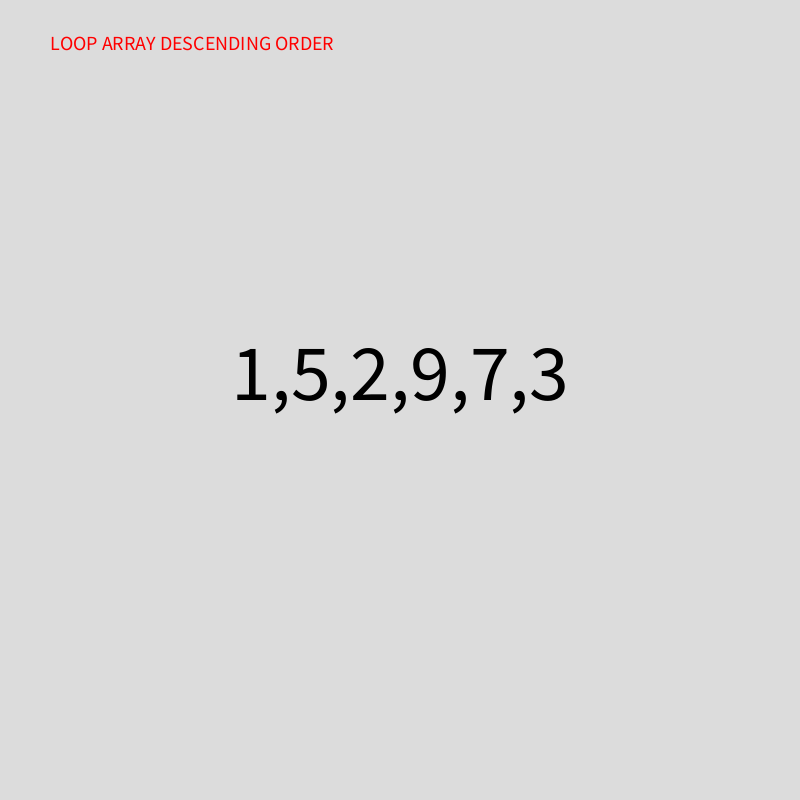
Frame 1 (no input)
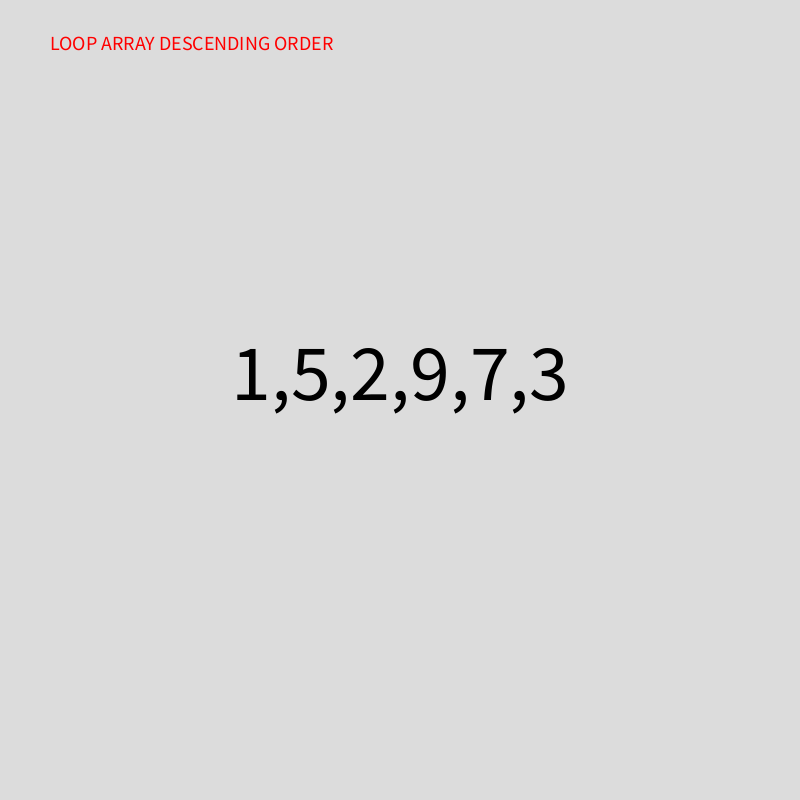
Frame 60 (the mouse pressed at the canvas centre just before this capture)
Frame 120 (the mouse held since frame 60 and released just before this capture): identical to frame 60, image omitted

The Processing sketch that drew these frames (run headless with seeded random() and noise(); from frame 60 on, the mouse is pressed at the canvas centre):

// Processing sketch: arrayLoopDesc
// ── arrayLoopDesc.pde

int[] nums = { 3, 7, 9, 2, 5, 1 };

int start = nums.length-1;
int end = 0;
int step = -1;

void setup() {
  size(800, 800);
  printArray(nums);
}

void draw() {
  
  background(220);
  fill(255,0,0); textSize(20); textAlign(LEFT);
  text("LOOP ARRAY DESCENDING ORDER", 50,50);
  
  String txt="";
  
  for(int i=start; i>=end; i+=step){
    int value = nums[i];
    txt +=value;
    if(i>end){
      txt+=",";
    }
  }
  
  fill(0); textSize(80); textAlign(CENTER);
  text(txt, width/2, height/2);
}
